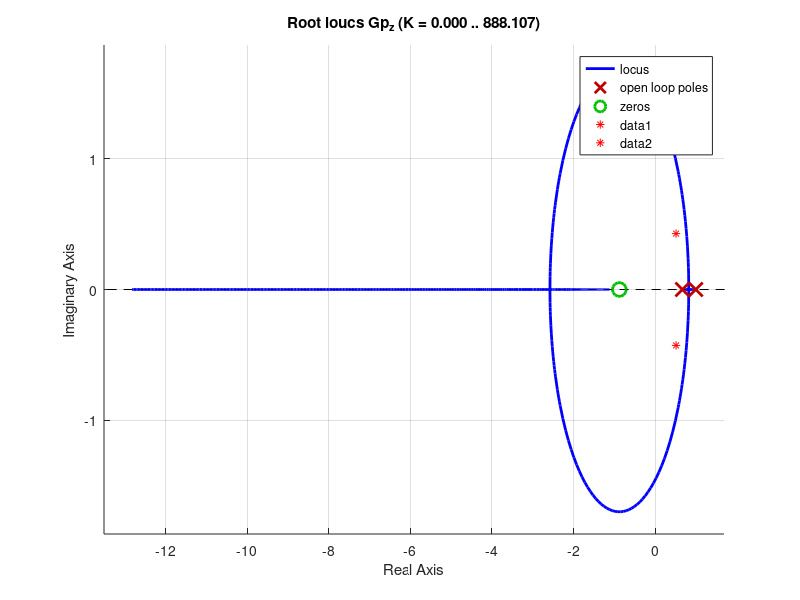

Recreate this plot in MATLAB. (Note: this script raises an error after producing the figure.)
T = 0.2;
s = tf('s');
z = tf('z', T);
Gp_s = zpk([ ], [0 -2], [1]);
Gp_z = c2d(Gp_s, T, 'zoh')

zeta = 0.5;
t_s = 2;
j = sqrt(-1);
omega_n = 4/(zeta * t_s)
omega_d = omega_n * sqrt(1 - zeta^2)
mod_z = exp(-zeta * omega_n * T)
angle_z = rad2deg(omega_d * T)
z_dom = mod_z * cosd(angle_z) + j * mod_z * sind(angle_z)

% Root locus e polos dominantes
hold on
rlocus(Gp_z)
plot(real(z_dom),imag(z_dom),'r*',real(z_dom),-imag(z_dom),'r*')

% Condiçao de fase
[Z_dom, P_dom, K_dom] = zpkdata(Gp_z, 'v');
% Generalizar
controller_angle = -180 -( atand(imag(z_dom)/(max(real(z_dom),Z_dom(1)) - min(real(z_dom),Z_dom(1)))) -(180 - atand(imag(z_dom)/(max(real(z_dom),P_dom(1)) - min(real(z_dom),P_dom(1))))) )

p_c = (imag(z_dom)/tand(controller_angle)) + real(z_dom)
Gc_z = zpk([ P_dom(2) ], [p_c], [1], T)
Gs_z = Gc_z * Gp_z

% Root locus e polos dominantes
hold on
rlocus(Gs_z,(0:0.01:100))
plot(real(z_dom),imag(z_dom),'r*',real(z_dom),-imag(z_dom),'r*')

% Encontrando Kc
[Z_sys, P_sys, K_sys] = zpkdata(Gs_z, 'v');
Kc = ( abs(z_dom - P_sys(1)) * abs(z_dom - P_sys(2)) ) / ( K_sys * abs(z_dom - Z_sys(2)) )
Gc_z = Kc * Gc_z
Gs_z = Gc_z * Gp_z

% Parte 2
step(feedback(Gs_z, 1))
info = stepinfo(feedback(Gs_z, 1))
ts_response = info(1).SettlingTime
zeta_response = (-log(info(1).Overshoot/100)/sqrt(pi^2 + log(info(1).Overshoot/100).^2))

% Parte 3
lsim(feedback(Gs_z, 1), (0:T:10), (0:T:10))
